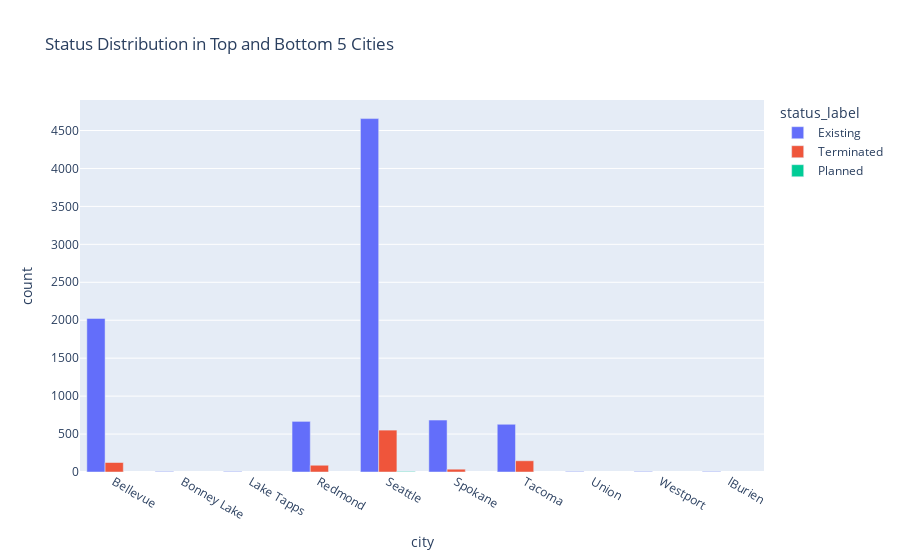

This figure's notebook cell:
### Code cell
#Filtering cities
focus_cities = top_bottom['city'].tolist()
filtered_df = df[df['city'].isin(focus_cities)]
status_map = {'E': 'Existing', 'P': 'Planned', 'T': 'Terminated'}
filtered_df['status_label'] = filtered_df['status_code'].map(status_map)

status_city = filtered_df.groupby(['city', 'status_label']).size().reset_index(name='count')

fig = px.bar(
    status_city,
    x='city',
    y='count',
    color='status_label',
    barmode='group',
    title='Status Distribution in Top and Bottom 5 Cities'
)
fig.show()

### Figure 1 — Plotly figure (JSON) as saved in the notebook; plotly's stock layout.template omitted (floating-point values rounded to 4 significant figures)
{"data": [{"alignmentgroup": "True", "hovertemplate": "status_label=Existing<br>city=%{x}<br>count=%{y}<extra></extra>", "legendgroup": "Existing", "marker": {"color": "#636efa", "pattern": {"shape": ""}}, "name": "Existing", "offsetgroup": "Existing", "orientation": "v", "showlegend": true, "textposition": "auto", "type": "bar", "x": ["Bellevue", "Bonney Lake", "Lake Tapps", "Redmond", "Seattle", "Spokane", "Tacoma", "Union", "Westport", "lBurien"], "xaxis": "x", "y": [2024, 7, 7, 667, 4657, 684, 629, 7, 7, 7], "yaxis": "y"}, {"alignmentgroup": "True", "hovertemplate": "status_label=Terminated<br>city=%{x}<br>count=%{y}<extra></extra>", "legendgroup": "Terminated", "marker": {"color": "#EF553B", "pattern": {"shape": ""}}, "name": "Terminated", "offsetgroup": "Terminated", "orientation": "v", "showlegend": true, "textposition": "auto", "type": "bar", "x": ["Bellevue", "Redmond", "Seattle", "Spokane", "Tacoma"], "xaxis": "x", "y": [125, 89, 552, 37, 148], "yaxis": "y"}, {"alignmentgroup": "True", "hovertemplate": "status_label=Planned<br>city=%{x}<br>count=%{y}<extra></extra>", "legendgroup": "Planned", "marker": {"color": "#00cc96", "pattern": {"shape": ""}}, "name": "Planned", "offsetgroup": "Planned", "orientation": "v", "showlegend": true, "textposition": "auto", "type": "bar", "x": ["Seattle"], "xaxis": "x", "y": [7], "yaxis": "y"}], "layout": {"barmode": "group", "legend": {"title": {"text": "status_label"}, "tracegroupgap": 0}, "title": {"text": "Status Distribution in Top and Bottom 5 Cities"}, "xaxis": {"anchor": "y", "domain": [0, 1], "title": {"text": "city"}}, "yaxis": {"anchor": "x", "domain": [0, 1], "title": {"text": "count"}}}}
